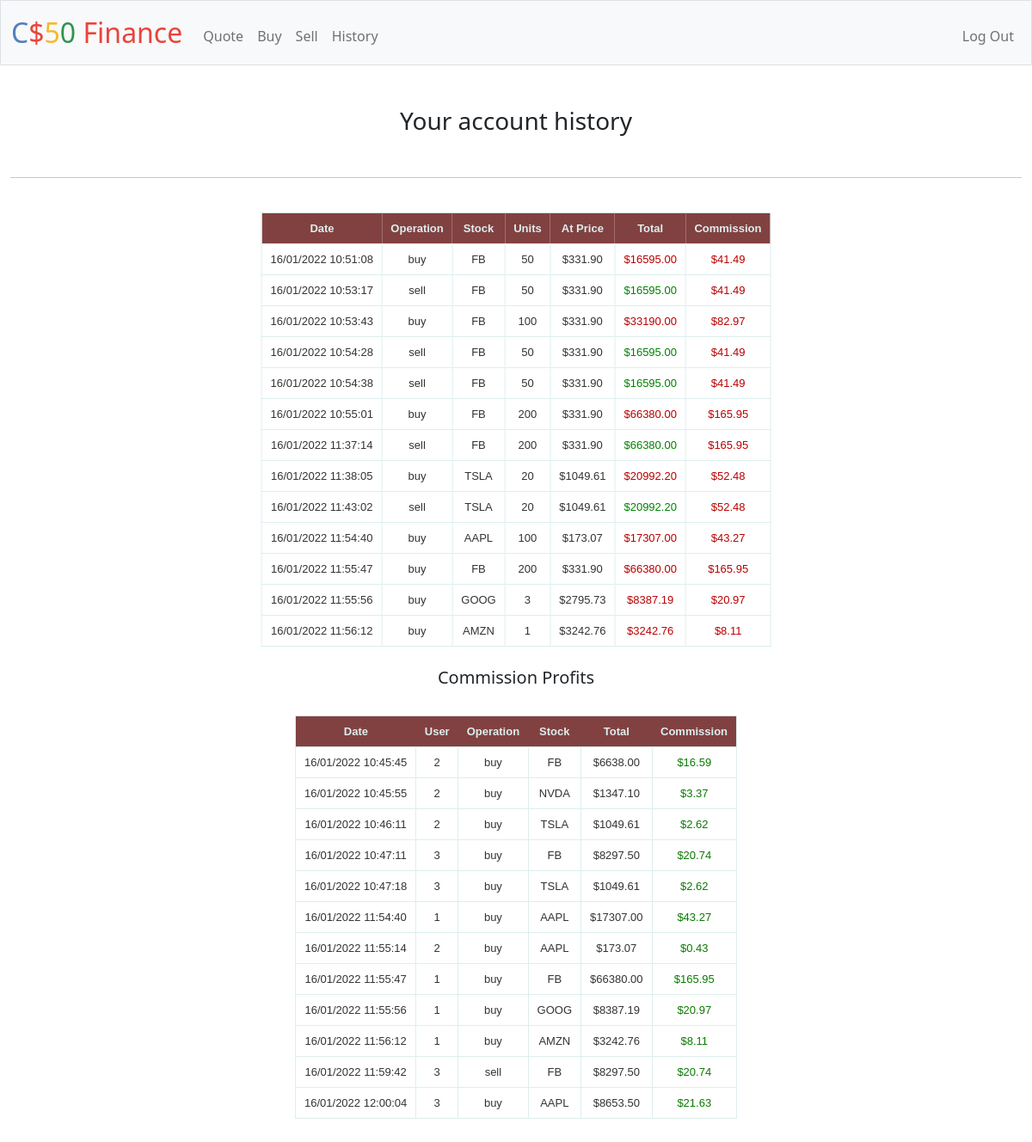
Screenshot of /history (signed in) with the database file from the repository.
### tables this page shows
CREATE TABLE history (id integer, date text, operation text, symbol text, quantity integer, price real, total real, value real, user_id integer, commission real, primary key(id), foreign key(user_id) references users(id));

CREATE TABLE commission_history (id integer, user_id integer, date text, operation text, symbol text, total real, commission real, primary key(id) foreign key(user_id) references users(id));

### app.py (the view)
@ app.route("/history")
@ login_required
def history():
    history = db.execute(
        "select * from history where user_id = ?", session["user_id"])
    if session["user_id"] == 1:
        adm_history = db.execute("select * from commission_history")
    else:
        adm_history = [0]
    if len(history) > 0:
        del history[0]["id"]
        return render_template("history.html", history=history, adm_history=adm_history)
    else:
        return apology("your history is empty")

### app.py (called while the page is built)
@app.after_request
def after_request(response):
    response.headers["Cache-Control"] = "no-cache, no-store, must-revalidate"
    response.headers["Expires"] = 0
    response.headers["Pragma"] = "no-cache"
    return response

### helpers.py (called while the page is built)
def login_required(f):
    @wraps(f)
    def decorated_function(*args, **kwargs):
        if session.get("user_id") is None:
            return redirect("/login")
        return f(*args, **kwargs)
    return decorated_function

### templates/history.html
{% extends "layout.html" %} {% block title %}History{% endblock %} {% block main %}
<h3>Your account history</h3>
<br>
<hr>
<br>
<div class="section" style="position: relative; position: relative;
left: 50%;
transform: translateX(-50%);">
    <table class="zui-table">
        <thead>
            <tr>
                <th>Date</th>
                <th>Operation</th>
                <th>Stock</th>
                <th>Units</th>
                <th>At Price</th>
                <th>Total</th>
                <th>Commission</th>
            </tr>
        </thead>
        {% for i in history %}
        <tbody>
            <tr>
                <td>{{i["date"]}}</td>
                <td>{{i["operation"]}}</td>
                <td>{{i["symbol"]}}</td>
                <td>{{i["quantity"]}}</td>
                <td>{{"$%.2f"|format(i["price"])}}</td>
                {% if i["operation"] == 'sell'%}
                <td style="color:rgb(0, 129, 0);">{{"$%.2f"|format(i["total"])}}</td>
                {% endif %} {% if i["operation"] == 'buy'%}
                <td style="color:rgb(185, 0, 0);">{{"$%.2f"|format(i["total"])}}</td>
                {% endif %}
                <td style="color:rgb(185, 0, 0);">{{"$%.2f"|format(i["commission"])}}</td>
            </tr>
        </tbody>
        {% endfor %}
    </table>
    <br> {% if adm_history|length > 1 %}
    <h5>Commission Profits</h5>
    <br>
    <table class="zui-table">
        <thead>
            <tr>
                <th>Date</th>
                <th>User</th>
                <th>Operation</th>
                <th>Stock</th>
                <th>Total</th>
                <th>Commission</th>
            </tr>
        </thead>
        {% for i in adm_history %}
        <tbody>
            <tr>
                <td>{{i["date"]}}</td>
                <td>{{i["user_id"]}}</td>
                <td>{{i["operation"]}}</td>
                <td>{{i["symbol"]}}</td>
                <td>{{"$%.2f"|format(i["total"])}}</td>
                <td style="color:rgb(10, 121, 0);">{{"$%.2f"|format(i["commission"])}}</td>
            </tr>
        </tbody>
        {% endfor %}
    </table>
    {% endif %}
</div>
<br> {% endblock %}

### templates/layout.html (shortened to what this page needs)
<!DOCTYPE html>
<html lang="en">
<head>
    <link href="https://cdn.jsdelivr.net/npm/bootstrap@5.1.3/dist/css/bootstrap.min.css" rel="stylesheet">
    <link href="/static/styles.css" rel="stylesheet">
</head>
<body>
    <nav class="bg-light border navbar navbar-expand-md navbar-light">
        <div class="container-fluid">
            <a class="navbar-brand" href="/"><span class="blue">C</span><span class="red">$</span><span class="yellow">5</span><span class="green">0</span> <span class="red">Finance</span></a>
            <div class="collapse navbar-collapse" id="navbar">
                {% if session["user_id"] %}
                <ul class="navbar-nav me-auto mt-2">
                    <li class="nav-item"><a class="nav-link" href="/quote">Quote</a></li>
                    <li class="nav-item"><a class="nav-link" href="/buy">Buy</a></li>
                    <li class="nav-item"><a class="nav-link" href="/sell">Sell</a></li>
                    <li class="nav-item"><a class="nav-link" href="/history">History</a></li>
                </ul>
                <ul class="navbar-nav ms-auto mt-2">
                    <li class="nav-item"><a class="nav-link" href="/logout">Log Out</a></li>
                </ul>
                {% else %}
                <ul class="navbar-nav ms-auto mt-2">
                    <li class="nav-item"><a class="nav-link" href="/register">Register</a></li>
                    <li class="nav-item"><a class="nav-link" href="/login">Log In</a></li>
                </ul>
                {% endif %}
            </div>
        </div>
    </nav>
    <main class="container-fluid py-5 text-center">
        {% block main %}{% endblock %}
    </main>
</body>
</html>

### static/styles.css (style rules this page uses)
nav .navbar-brand { font-size: xx-large; }
nav .navbar-brand .blue { color: #537fbe; }
nav .navbar-brand .red { color: #ea433b; }
nav .navbar-brand .yellow { color: #f5b82e; }
nav .navbar-brand .green { color: #2e944b; }
.zui-table { position: relative; left: 50%; transform: translateX(-50%); align-items: center; border: solid 1px #DDEEEE; border-collapse: collapse; border-spacing: 0; font: normal 13px Arial, sans-serif; }
.zui-table thead th { background-color: #814141; color: #DDEEEE; padding: 10px; text-align: center; }
.zui-table tbody td { border: solid 1px #DDEEEE; color: #333; padding: 10px; text-shadow: 1px 1px 1px #fff; }

### rows the page displays
history: date "16/01/2022 10:51:08", operation "buy", symbol "FB", quantity "50", price "$331.90", total "$16595.00", commission "$41.49"
history: date "16/01/2022 10:53:17", operation "sell", symbol "FB", quantity "50", price "$331.90", total "$16595.00", commission "$41.49"
history: date "16/01/2022 10:53:43", operation "buy", symbol "FB", quantity "100", price "$331.90", total "$33190.00", commission "$82.97"
history: date "16/01/2022 10:54:28", operation "sell", symbol "FB", quantity "50", price "$331.90", total "$16595.00", commission "$41.49"
history: date "16/01/2022 10:54:38", operation "sell", symbol "FB", quantity "50", price "$331.90", total "$16595.00", commission "$41.49"
history: date "16/01/2022 10:55:01", operation "buy", symbol "FB", quantity "200", price "$331.90", total "$66380.00", commission "$165.95"
history: date "16/01/2022 11:37:14", operation "sell", symbol "FB", quantity "200", price "$331.90", total "$66380.00", commission "$165.95"
history: date "16/01/2022 11:38:05", operation "buy", symbol "TSLA", quantity "20", price "$1049.61", total "$20992.20", commission "$52.48"
history: date "16/01/2022 11:43:02", operation "sell", symbol "TSLA", quantity "20", price "$1049.61", total "$20992.20", commission "$52.48"
history: date "16/01/2022 11:54:40", operation "buy", symbol "AAPL", quantity "100", price "$173.07", total "$17307.00", commission "$43.27"
history: date "16/01/2022 11:55:47", operation "buy", symbol "FB", quantity "200", price "$331.90", total "$66380.00", commission "$165.95"
history: date "16/01/2022 11:55:56", operation "buy", symbol "GOOG", quantity "3", price "$2795.73", total "$8387.19", commission "$20.97"
history: date "16/01/2022 11:56:12", operation "buy", symbol "AMZN", quantity "1", price "$3242.76", total "$3242.76", commission "$8.11"
commission_history: date "16/01/2022 10:45:45", user_id "2", operation "buy", symbol "FB", total "$6638.00", commission "$16.59"
commission_history: date "16/01/2022 10:45:55", user_id "2", operation "buy", symbol "NVDA", total "$1347.10", commission "$3.37"
commission_history: date "16/01/2022 10:46:11", user_id "2", operation "buy", symbol "TSLA", total "$1049.61", commission "$2.62"
commission_history: date "16/01/2022 10:47:11", user_id "3", operation "buy", symbol "FB", total "$8297.50", commission "$20.74"
commission_history: date "16/01/2022 10:47:18", user_id "3", operation "buy", symbol "TSLA", total "$1049.61", commission "$2.62"
commission_history: date "16/01/2022 11:54:40", user_id "1", operation "buy", symbol "AAPL", total "$17307.00", commission "$43.27"
commission_history: date "16/01/2022 11:55:14", user_id "2", operation "buy", symbol "AAPL", total "$173.07", commission "$0.43"
commission_history: date "16/01/2022 11:55:47", user_id "1", operation "buy", symbol "FB", total "$66380.00", commission "$165.95"
commission_history: date "16/01/2022 11:55:56", user_id "1", operation "buy", symbol "GOOG", total "$8387.19", commission "$20.97"
commission_history: date "16/01/2022 11:56:12", user_id "1", operation "buy", symbol "AMZN", total "$3242.76", commission "$8.11"
commission_history: date "16/01/2022 11:59:42", user_id "3", operation "sell", symbol "FB", total "$8297.50", commission "$20.74"
commission_history: date "16/01/2022 12:00:04", user_id "3", operation "buy", symbol "AAPL", total "$8653.50", commission "$21.63"
